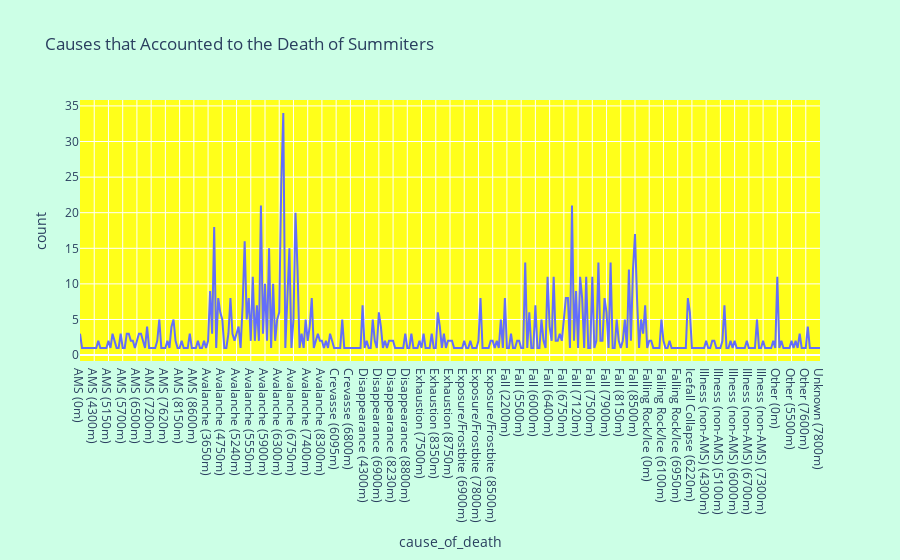

Notebook cell for this chart:
### Code cell
death_count = df_deaths.copy()
death_count = death_count.assign(count=1)
death_count = death_count.groupby(["cause_of_death"]).sum()
death_count = death_count.reset_index()

fig=px.line(death_count,x="cause_of_death",y="count",title="Causes that Accounted to the Death of Summiters")
fig.update_layout({'plot_bgcolor':'#ffff1a','paper_bgcolor':'#ccffe6'})

### Figure 1 — Plotly figure (JSON) as saved in the notebook; plotly's stock layout.template omitted (floating-point values rounded to 4 significant figures; data arrays with more than 128 entries replaced by an {"elided": "..."} marker saying what was removed)
{"data": [{"hovertemplate": "cause_of_death=%{x}<br>count=%{y}<extra></extra>", "legendgroup": "", "line": {"color": "#636efa", "dash": "solid"}, "marker": {"symbol": "circle"}, "mode": "lines", "name": "", "orientation": "v", "showlegend": false, "type": "scatter", "x": {"elided": "365 str values"}, "xaxis": "x", "y": {"elided": "365 int values"}, "yaxis": "y"}], "layout": {"legend": {"tracegroupgap": 0}, "paper_bgcolor": "#ccffe6", "plot_bgcolor": "#ffff1a", "title": {"text": "Causes that Accounted to the Death of Summiters"}, "xaxis": {"anchor": "y", "domain": [0, 1], "title": {"text": "cause_of_death"}}, "yaxis": {"anchor": "x", "domain": [0, 1], "title": {"text": "count"}}}}
